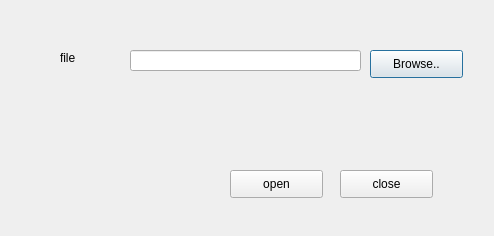
<?xml version="1.0" encoding="UTF-8"?>
<ui version="4.0">
 <class>Dialog</class>
 <widget class="QDialog" name="Dialog">
  <property name="geometry">
   <rect>
    <x>0</x>
    <y>0</y>
    <width>494</width>
    <height>236</height>
   </rect>
  </property>
  <property name="windowTitle">
   <string>Dialog</string>
  </property>
  <property name="locale">
   <locale language="English" country="UnitedStates"/>
  </property>
  <widget class="QLabel" name="label">
   <property name="geometry">
    <rect>
     <x>60</x>
     <y>50</y>
     <width>64</width>
     <height>15</height>
    </rect>
   </property>
   <property name="text">
    <string>file</string>
   </property>
  </widget>
  <widget class="QLineEdit" name="fileLabel">
   <property name="geometry">
    <rect>
     <x>130</x>
     <y>50</y>
     <width>231</width>
     <height>21</height>
    </rect>
   </property>
   <property name="readOnly">
    <bool>true</bool>
   </property>
  </widget>
  <widget class="QPushButton" name="BrowseButton">
   <property name="geometry">
    <rect>
     <x>370</x>
     <y>50</y>
     <width>93</width>
     <height>28</height>
    </rect>
   </property>
   <property name="text">
    <string>Browse..</string>
   </property>
  </widget>
  <widget class="QPushButton" name="openButton">
   <property name="geometry">
    <rect>
     <x>230</x>
     <y>170</y>
     <width>93</width>
     <height>28</height>
    </rect>
   </property>
   <property name="text">
    <string>open</string>
   </property>
  </widget>
  <widget class="QPushButton" name="closeButton">
   <property name="geometry">
    <rect>
     <x>340</x>
     <y>170</y>
     <width>93</width>
     <height>28</height>
    </rect>
   </property>
   <property name="text">
    <string>close</string>
   </property>
  </widget>
 </widget>
 <resources/>
 <connections/>
</ui>
